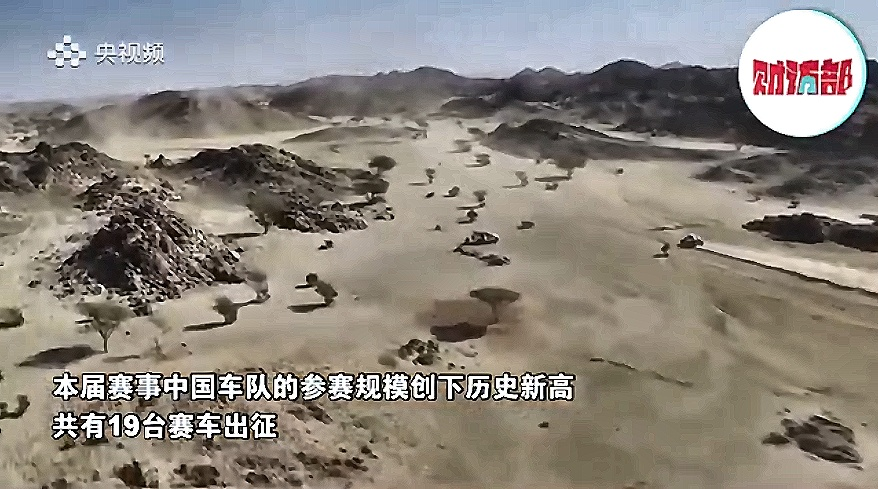
#> input picture results/yolo/preprocessed_待检测图片.jpg, 878 x 489 px
$ python -i detect_yolov8n.py   (imports and definitions only)
#> lines starting #> are read from the running program, lines starting #| are printed output that depends on the picture
"""
YOLOv8n 车辆检测脚本
"""
import time
from pathlib import Path

import cv2
import numpy as np
import yaml
from ultralytics import YOLO

from utils import save_json, draw_boxes, print_summary


DEFAULT_CONFIG = {
    "model": {
        "name": "YOLOv8s",
        "weights": "models/yolov8s.pt",
    },
    "detection": {
        "conf_threshold": 0.1,
        "imgsz": 1280,
        "iou": 0.5,
        "augment": False,
        "debug_print": False,
        "filter_vehicle_only": True,
        "use_preprocess": True,
    },
    "paths": {
        "input_dir": "data",
        "input_image": "",
        "output_dir": "results",
    },
}

VEHICLE_CLASSES = {"car", "truck", "bus", "motorcycle", "bicycle", "train"}


def preprocess_image(image_path: str, output_path: str) -> str:
    """图像预处理：去噪 + 对比度增强 + 轻锐化（兼容中文路径）"""
#> called with image_path = '../results/yolo/preprocessed_待检测图片.jpg', output_path = 'out.png'
    image_bytes = np.fromfile(image_path, dtype=np.uint8)
    img = cv2.imdecode(image_bytes, cv2.IMREAD_COLOR)
#> img is the input picture: shape (489, 878, 3); mean B, G, R 125.3, 133.2, 139.7
    if img is None:
        return image_path

    # 1) 轻度去噪（保边）
    denoised = cv2.bilateralFilter(img, d=5, sigmaColor=25, sigmaSpace=25)

    # 2) CLAHE增强亮度通道对比度
    lab = cv2.cvtColor(denoised, cv2.COLOR_BGR2LAB)
#> lab: shape (489, 878, 3); mean of channels 0, 1, 2 141, 129.3, 133.4
    l, a, b = cv2.split(lab)
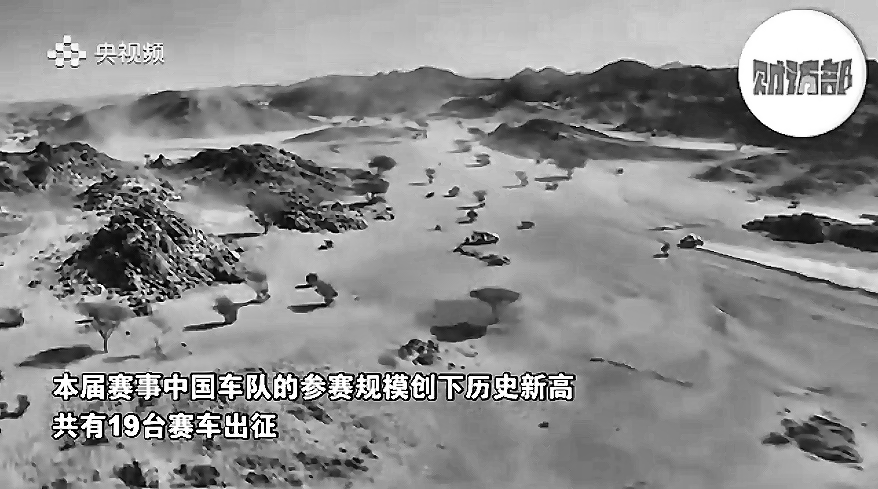
#> l: shape (489, 878); min 0, max 255, mean 141
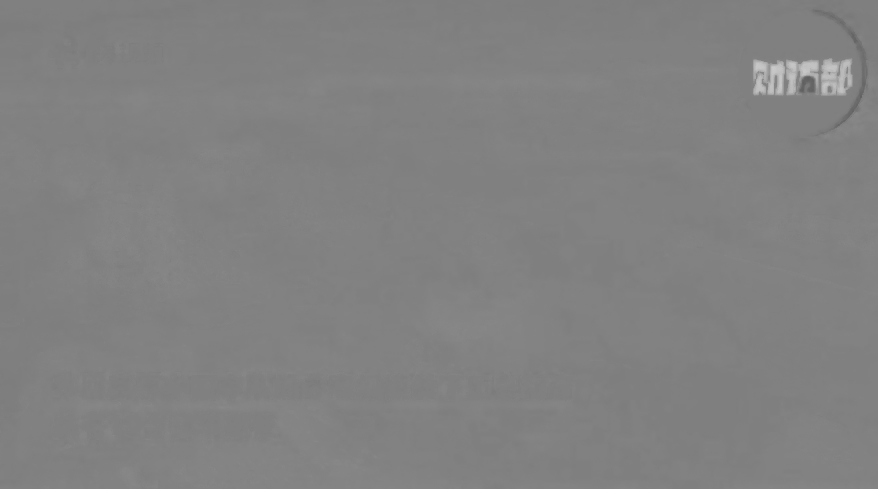
#> a: shape (489, 878); min 96, max 202, mean 129.3
    clahe = cv2.createCLAHE(clipLimit=2.0, tileGridSize=(8, 8))
    l2 = clahe.apply(l)
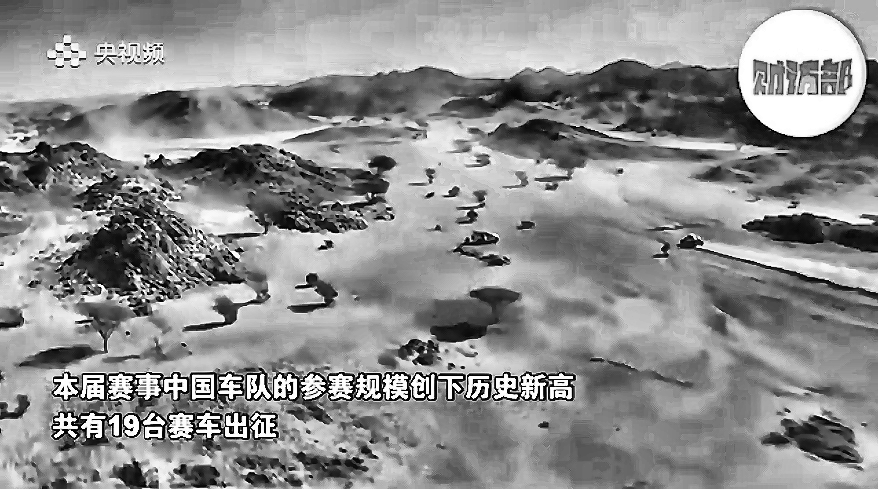
#> l2: shape (489, 878); min 0, max 255, mean 141.9
    enhanced = cv2.cvtColor(cv2.merge((l2, a, b)), cv2.COLOR_LAB2BGR)
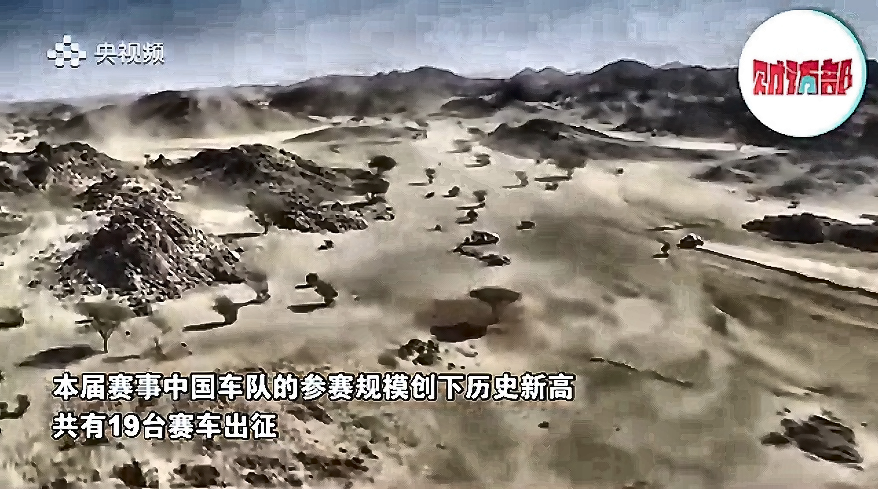
#> enhanced: shape (489, 878, 3); mean B, G, R 126.8, 134.8, 141.3

    # 3) 轻锐化
    kernel = np.array([[0, -1, 0], [-1, 5, -1], [0, -1, 0]], dtype=np.float32)
    sharpened = cv2.filter2D(enhanced, -1, kernel)
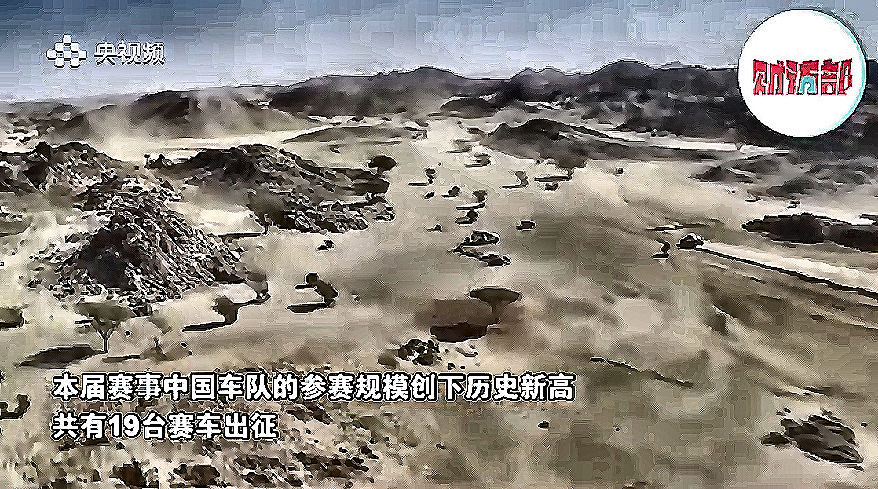
#> sharpened: shape (489, 878, 3); mean B, G, R 127.5, 134.8, 140.4

    ok, encoded = cv2.imencode(Path(output_path).suffix or ".jpg", sharpened)
    if not ok:
        return image_path
    encoded.tofile(output_path)
    return output_path

# [164 lines left out: functions load_config, detect_vehicles, main, not called in this run]


# [2 lines not run here, left out]

>>> result = preprocess_image('../results/yolo/preprocessed_待检测图片.jpg', 'out.png')
